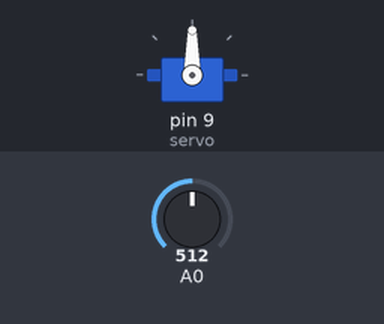
A sketch run on a simulated Arduino Uno, built with avr-gcc and run on an emulated ATmega328P. Parts: servo. The inputs (shaded band) are chosen by the test bench; at power-on: A0 = 512.

Above: at 1.2 s.
1.3 s: A0 set to 716
At 2.0 s:
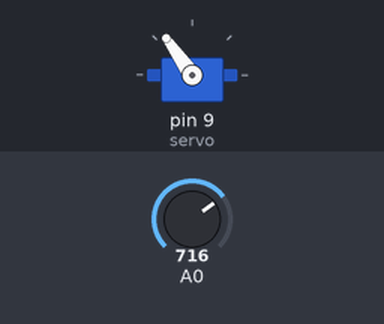
2.8 s: A0 set to 900
At 4.0 s:
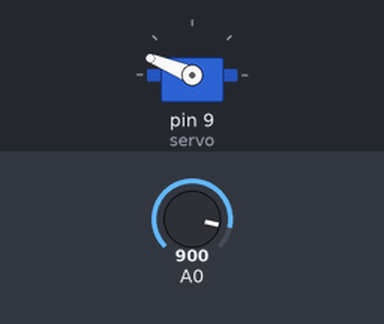
4.3 s: A0 set to 1023
At 5.2 s:
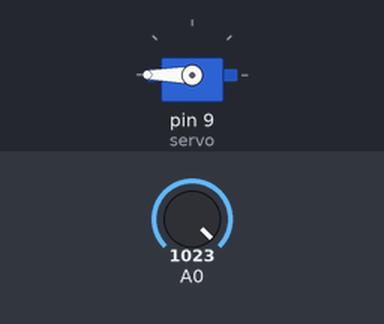
5.8 s: A0 set to 306
At 6.2 s:
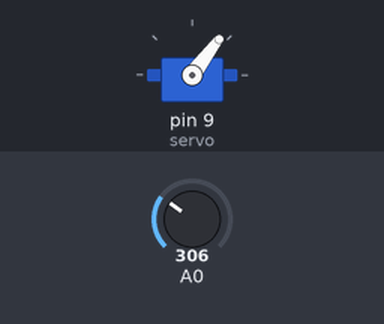
7.3 s: A0 set to 122
At 8.5 s:
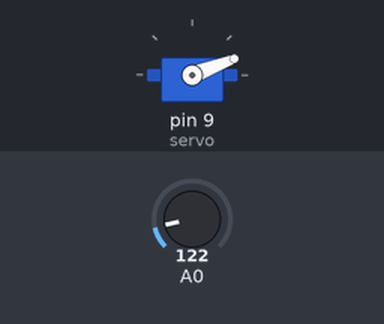
Timing chart, 0 to 9.8 s (numbered marks = the images above; inputs shaded):
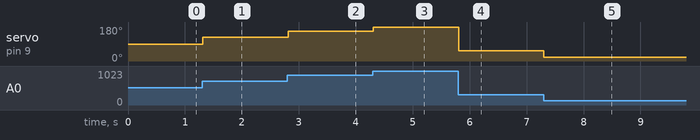

The sketch:

15-servo-knob.ino
```cpp
/*
 * SERVO-JOYSTICK KNOB
 *
 * Reads from a joystick and writes that position to the servo.
 *
 * Circuit:
 *     - Servo connected to pin 9
 *     - Joystick x-axis connected to pin A0
 */


#include <Servo.h>

Servo servo;

void setup() {
    servo.attach(9);
}

void loop() {
    // first read the position of the joystick
    int joystick_position = analogRead(A0);

    // convert it to the appropriate range
    int angle = map(joystick_position, 0, 1023, 0, 180);

    // write that positon to the servo
    servo.write(angle);

    delay(20);
}
```

Measured:
- after the input at 1.3 s, servo on pin 9 (servo): 90° → 125° at once
- after the input at 2.8 s, servo on pin 9 (servo): 125° → 158° at once
- after the input at 4.3 s, servo on pin 9 (servo): 158° → 180° at once
- after the input at 5.8 s, servo on pin 9 (servo): 180° → 53° at once
- after the input at 7.3 s, servo on pin 9 (servo): 53° → 21° at once
